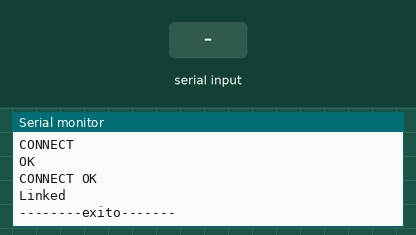
This sketch was run on a simulated Arduino Mega 2560, built with avr-gcc and run on an emulated ATmega2560. Shown: the last lines printed to the serial monitor. The test bench sets the inputs (shaded band). The modem accepts every AT command (registered, SIM ready, sends succeed) and sends nothing else.

Above: at 10.2 s.
10.3 s: "a" received over the second serial link
At 11.9 s:
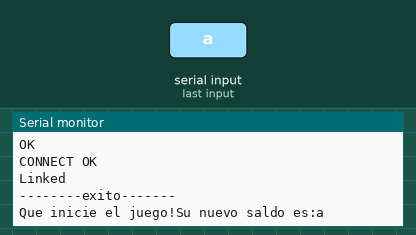
12.8 s: "b" received over the second serial link
At 14.9 s:
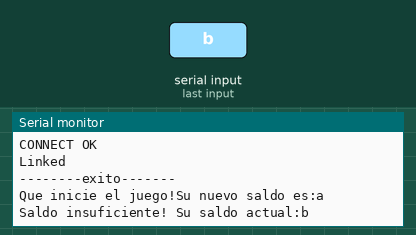
15.2 s: "c" received over the second serial link
At 16.8 s:
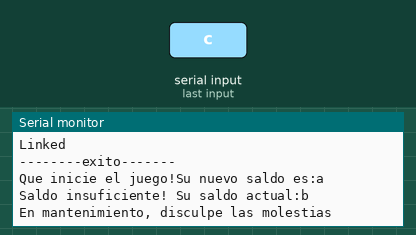
17.7 s: "d" received over the second serial link
At 19.9 s:
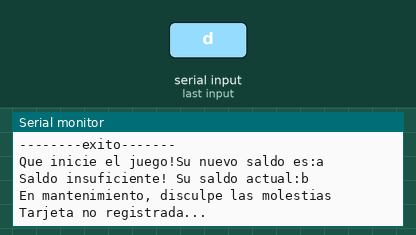

The sketch:

AG3.ino
```cpp
//========= oficial ==================
#include "SoftwareSerial.h"

SoftwareSerial Serial2(3, 4); // RX, TX //wifi esp8266
String msg;
String msg2;

void setup() {
  // put your setup code here, to run once:
  iniciarMonitorPc();
  iniciarComuWifi();
  conectarRed();
}

void loop() {
  // put your main code here, to run repeatedly:
  if (Serial2.available()){
     msg = Serial2.readString();
     procesarMensaje(msg);
  }
}

void iniciarMonitorPc(){
  Serial.begin(115200); //Iniciar el monitor serial
}

void iniciarComuWifi(){
  Serial2.begin(115200);
  while (!Serial2) {
    ; // wait for serial port to connect. Needed for native USB port only
  }
}

void conectarRed(){
    delay(2000);
    Serial.println("Iniciando conexion de wifi");
    Serial.println("-------DESCONECTAR DE CUALQUIER RED--------");
    Serial2.write("AT+CWQAP\r\n"); //desconectar de cualquier red
    msg2 = respuestaWifi();
    Serial.println(msg2);
    Serial.println("--------exito-------");

    Serial.println("-------ESTABLECER IP--------");
    Serial2.write("AT+CIPSTA=\"192.168.1.12\"\r\n"); //establece el ip
    msg2 = respuestaWifi();
    Serial.println(msg2);
    Serial.println("--------exito-------");

    Serial.println("-------CONECTAR A ROUTER--------");
    Serial2.write("AT+CWJAP=\"FAMILY\",\"mitzi1513\"\r\n"); //se conecta a la red
    msg2 = respuestaWifi();
    Serial.println(msg2);
    Serial.println("--------exito-------");
    delay(3000);
    Serial.println("-------CONECTAR A SERVIDOR TCP--------");
    Serial2.write("AT+CIPSTART=\"TCP\",\"192.168.1.4\",2828\r\n"); //me conecto al servidor
    msg2 = respuestaWifi();
    Serial.println(msg2);
    Serial.println("--------exito-------");

}

String respuestaWifi(){
      int bandera=0;
      while (bandera == 0){
          if (Serial2.available()){
              msg = Serial2.readString();
              Serial.print(msg);
              bandera=1;
          }
      }
      return msg;
}
boolean seEncuentra(String cad1,String cadBuscar){
    int pos=cad1.indexOf(cadBuscar);
    if (pos>=0) {
        return true;
    } else{
      return false;
    }
}

String splitCasero(String cadena, String delimitador, int nroElemento){

    int commaIndex = cadena.indexOf(delimitador);
    int secondCommaIndex = cadena.indexOf(delimitador, commaIndex+1);
    String firstValue = cadena.substring(0, commaIndex);
    String secondValue = cadena.substring(commaIndex+1, secondCommaIndex);
    String thirdValue = cadena.substring(secondCommaIndex+1); //To the end of the string

    if (nroElemento==0){
      return firstValue;
    }
    else{
      if (nroElemento==1){
          return secondValue;
       }
       else{
          return thirdValue;
       }
    }

}

void procesarMensaje(String msg3){
    String cod = splitCasero(msg3, ":", 1);
    if (cod=="a"){
        String saldo = splitCasero(msg3, ":", 2);
        Serial.println("Que inicie el juego!Su nuevo saldo es:"+saldo);
    }
    else{
        if (cod=="b"){
          String saldo = splitCasero(msg3, ":", 2);
          Serial.println("Saldo insuficiente! Su saldo actual:"+saldo);
        } else{
              if (cod=="c"){
              Serial.println("En mantenimiento, disculpe las molestias");
              } else{
                    if (cod=="d"){
                    Serial.println("Tarjeta no registrada...");
                    }
              }
        }
    }
}
```

Measured:
- after the input at 10.3 s, the serial monitor: prints a new line after 1.0 s (image 1)
- after the input at 12.8 s, the serial monitor: prints a new line after 1.0 s (image 2)
- after the input at 15.2 s, the serial monitor: prints a new line after 1.0 s (image 3)
- after the input at 17.7 s, the serial monitor: prints a new line after 1.0 s (image 4)
